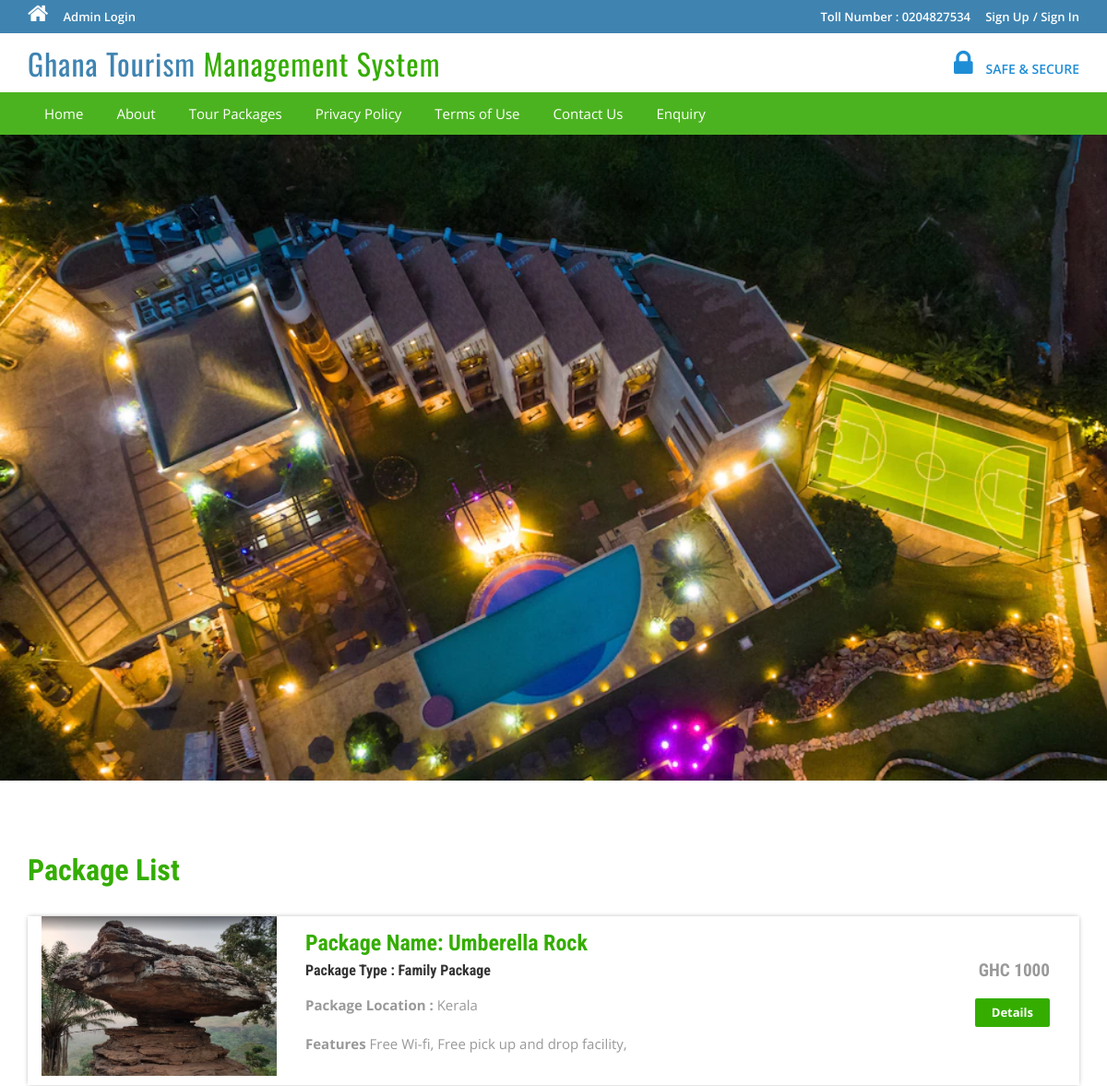
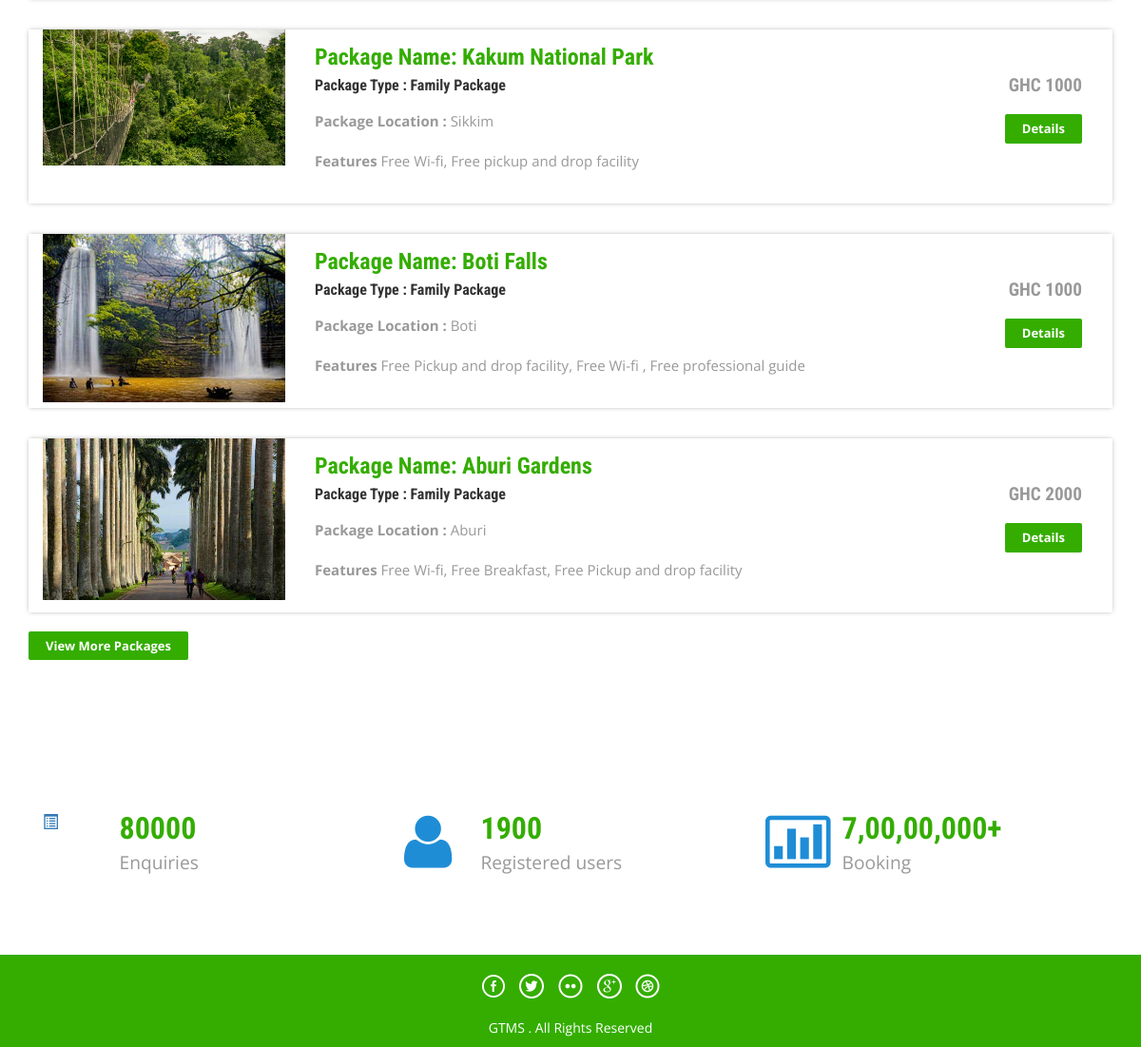
Screenshot of /tms/index.php with the database file from the repository (2 pictures, top to bottom).
### tables this page shows
CREATE TABLE `tbltourpackages` (
  `PackageId` int(11) NOT NULL,
  `PackageName` varchar(200) DEFAULT NULL,
  `PackageType` varchar(150) DEFAULT NULL,
  `PackageLocation` varchar(100) DEFAULT NULL,
  `PackagePrice` int(11) DEFAULT NULL,
  `PackageFetures` varchar(255) DEFAULT NULL,
  `PackageDetails` mediumtext DEFAULT NULL,
  `PackageImage` varchar(100) DEFAULT NULL,
  `Creationdate` timestamp NULL DEFAULT current_timestamp(),
  `UpdationDate` timestamp NULL DEFAULT NULL ON UPDATE current_timestamp()
);

### tms/index.php (the view, shortened to what this page needs)
<?php
include('includes/config.php');
?>
<!DOCTYPE HTML>
<html>
<head>
	<link href="css/bootstrap.css" rel='stylesheet' type='text/css' />
	<link href="css/style.css" rel='stylesheet' type='text/css' />
	<link href="css/font-awesome.css" rel="stylesheet">
	<link href="css/animate.css" rel="stylesheet" type="text/css" media="all">
</head>
<body>
	<?php include('includes/header.php'); ?>
	<div class="banner">
	</div>
	<div class="container">
		<div class="holiday">
			<h3>Package List</h3>
			<?php $sql = "SELECT * from tbltourpackages order by rand() limit 4";
			$query = $dbh->prepare($sql);
			$query->execute();
			$results = $query->fetchAll(PDO::FETCH_OBJ);
			if ($query->rowCount() > 0) {
				foreach ($results as $result) {	?>
					<div class="rom-btm">
						<div class="col-md-3 room-left wow fadeInLeft animated" data-wow-delay=".5s">
							<img src="admin/pacakgeimages/<?php echo htmlentities($result->PackageImage); ?>" class="img-responsive" alt="">
						</div>
						<div class="col-md-6 room-midle wow fadeInUp animated" data-wow-delay=".5s">
							<h4>Package Name: <?php echo htmlentities($result->PackageName); ?></h4>
							<h6>Package Type : <?php echo htmlentities($result->PackageType); ?></h6>
							<p><b>Package Location :</b> <?php echo htmlentities($result->PackageLocation); ?></p>
							<p><b>Features</b> <?php echo htmlentities($result->PackageFetures); ?></p>
						</div>
						<div class="col-md-3 room-right wow fadeInRight animated" data-wow-delay=".5s">
							<h5>GHC <?php echo htmlentities($result->PackagePrice); ?></h5>
							<a href="package-details.php?pkgid=<?php echo htmlentities($result->PackageId); ?>" class="view">Details</a>
						</div>
						<div class="clearfix"></div>
					</div>
			<?php }
			} ?>
			<div><a href="package-list.php" class="view">View More Packages</a></div>
		</div>
	</div>
	<div class="routes">
		<div class="container">
			<div class="col-md-4 routes-left wow fadeInRight animated" data-wow-delay=".5s">
				<div class="rou-left">
					<a href="#"><i class="glyphicon glyphicon-list-alt"></i></a>
				</div>
				<div class="rou-rgt wow fadeInDown animated" data-wow-delay=".5s">
					<h3>80000</h3>
					<p>Enquiries</p>
				</div>
				<div class="clearfix"></div>
			</div>
			<div class="col-md-4 routes-left">
				<div class="rou-left">
					<a href="#"><i class="fa fa-user"></i></a>
				</div>
				<div class="rou-rgt">
					<h3>1900</h3>
					<p>Registered users</p>
				</div>
				<div class="clearfix"></div>
			</div>
			<div class="col-md-4 routes-left wow fadeInRight animated" data-wow-delay=".5s">
				<div class="rou-left">
					<a href="#"><i class="fa fa-ticket"></i></a>
				</div>
				<div class="rou-rgt">
					<h3>7,00,00,000+</h3>
					<p>Booking</p>
				</div>
				<div class="clearfix"></div>
			</div>
			<div class="clearfix"></div>
		</div>
	</div>
	<?php include('includes/footer.php'); ?>
</body>
</html>

### tms/css/style.css (style rules this page uses)
html, body { font-size: 100%; background: #fff; font-family: 'Open Sans', sans-serif; }
body a,.grid_1,plan_1,plan_1.one,plan_1.two,i.icon1, i.icon2, i.icon3, i.icon4, i.icon5, i.icon6 { transition:0.5s all; -webkit-transition:0.5s all; -moz-transition:0.5s all; -o-transition:0.5s all; -ms-transition:0.5s all; }
h1,h2,h3,h4,h5,h6 { margin:0; font-family: 'Roboto Condensed', sans-serif; }
p { margin:0; }
.banner { background: url(../admin/pacakgeimages/homepage.jpg)no-repeat; background-size: cover; -webkit-background-size: cover; -o-background-size: cover; -ms-background-size: cover; -moz-background-size: cover; min-height: 700px; }
.routes { padding: 5em 0; }
.rou-left { float: left; width: 23%; }
.rou-rgt { float: left; width: 70%; }
i.fa.fa-truck,i.fa.fa-user,i.fa.fa-ticket { font-size: 4em; color:#1f8dd6; }
.routes h3 { font-size: 2em; font-weight: 700; color: #34ad00; }
.routes p { font-size: 1.2em; color: #999; line-height: 1.8em; }
.holiday { padding: 5em 0; }
.holiday h3 { font-size: 2em; font-weight: 700; color: #34ad00; }
.holiday p { font-size: 1.2em; line-height: 1.8em; margin: 1em 0; color: #999; }
a.view { padding: 6px 18px; font-weight: 700; color: #fff; background-color: #34ad00; border: 0; font-size: 13px; border-radius: 2px; -webkit-transition: all .2s; -moz-transition: all .2s; transition: all .2s; margin-top: 20px; display: inline-block; }
.rom-btm { margin-top: 2em; box-shadow: 0px 0px 5px -1px rgba(0, 0, 0, 0.37); }
.rom-btm h4 { font-size: 1.5em; font-weight: 700; color: #34ad00; }
.rom-btm p { font-size: 15px; color: #999; }
.rom-btm h6 { font-size: 1em; font-weight: 700; margin: 0.5em 0; }
.room-right { text-align: right; padding: 3em 2em; }
.room-midle { padding: 1em; }
.rom-btm h5 { font-size: 1.2em; font-weight: 700; color: #999; }
.glyphicon { position: relative; top: 1px; display: inline-block; font-family: 'Glyphicons Halflings'; font-style: normal; font-weight: normal; line-height: 1; -webkit-font-smoothing: antialiased; -moz-osx-font-smoothing: grayscale; }

### tms/index.php (style rules this page uses)
.banner { background: url(../tms/admin/pacakgeimages/packageimage.webp)no-repeat; background-size: cover; -webkit-background-size: cover; -o-background-size: cover; -ms-background-size: cover; -moz-background-size: cover; min-height: 700px; }

### rows the page displays
tbltourpackages: PackageImage (picture), PackageName "Umberella Rock", PackageType "Family Package", PackageLocation "Kerala", PackageFetures "Free Wi-fi, Free pick up and drop facility,", PackagePrice "1000"
tbltourpackages: PackageImage (picture), PackageName "Kakum National Park", PackageType "Family Package", PackageLocation "Sikkim", PackageFetures "Free Wi-fi, Free pickup and drop facility", PackagePrice "1000"
tbltourpackages: PackageImage (picture), PackageName "Boti Falls", PackageType "Family Package", PackageLocation "Boti", PackageFetures "Free Pickup and drop facility, Free Wi-fi , Free professional guide", PackagePrice "1000"
tbltourpackages: PackageImage (picture), PackageName "Aburi Gardens", PackageType "Family Package", PackageLocation "Aburi", PackageFetures "Free Wi-fi, Free Breakfast, Free Pickup and drop facility", PackagePrice "2000"
